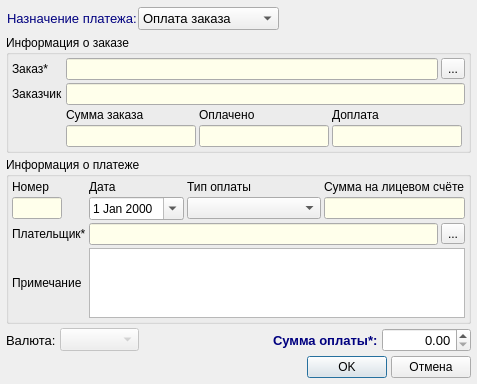
<?xml version="1.0" encoding="UTF-8"?>
<ui version="4.0">
 <class>FormPaymentCard</class>
 <widget class="QDialog" name="FormPaymentCard">
  <property name="geometry">
   <rect>
    <x>0</x>
    <y>0</y>
    <width>477</width>
    <height>369</height>
   </rect>
  </property>
  <property name="windowTitle">
   <string>Карточка оплаты</string>
  </property>
  <layout class="QVBoxLayout" name="verticalLayout_4">
   <property name="spacing">
    <number>4</number>
   </property>
   <property name="leftMargin">
    <number>6</number>
   </property>
   <property name="topMargin">
    <number>6</number>
   </property>
   <property name="rightMargin">
    <number>6</number>
   </property>
   <property name="bottomMargin">
    <number>6</number>
   </property>
   <item>
    <widget class="QWidget" name="widgetPaymentTarget" native="true">
     <layout class="QHBoxLayout" name="horizontalLayout_5">
      <property name="spacing">
       <number>1</number>
      </property>
      <property name="leftMargin">
       <number>1</number>
      </property>
      <property name="topMargin">
       <number>1</number>
      </property>
      <property name="rightMargin">
       <number>1</number>
      </property>
      <property name="bottomMargin">
       <number>1</number>
      </property>
      <item>
       <widget class="QLabel" name="labelTarget">
        <property name="palette">
         <palette>
          <active>
           <colorrole role="WindowText">
            <brush brushstyle="SolidPattern">
             <color alpha="255">
              <red>0</red>
              <green>0</green>
              <blue>127</blue>
             </color>
            </brush>
           </colorrole>
          </active>
          <inactive>
           <colorrole role="WindowText">
            <brush brushstyle="SolidPattern">
             <color alpha="255">
              <red>0</red>
              <green>0</green>
              <blue>127</blue>
             </color>
            </brush>
           </colorrole>
          </inactive>
          <disabled>
           <colorrole role="WindowText">
            <brush brushstyle="SolidPattern">
             <color alpha="255">
              <red>120</red>
              <green>120</green>
              <blue>120</blue>
             </color>
            </brush>
           </colorrole>
          </disabled>
         </palette>
        </property>
        <property name="font">
         <font>
          <pointsize>10</pointsize>
         </font>
        </property>
        <property name="text">
         <string>Назначение платежа:</string>
        </property>
       </widget>
      </item>
      <item>
       <widget class="QComboBox" name="comboBoxPaymentTarget">
        <property name="sizePolicy">
         <sizepolicy hsizetype="Expanding" vsizetype="Fixed">
          <horstretch>0</horstretch>
          <verstretch>0</verstretch>
         </sizepolicy>
        </property>
        <property name="font">
         <font>
          <pointsize>10</pointsize>
         </font>
        </property>
        <item>
         <property name="text">
          <string>Оплата заказа</string>
         </property>
        </item>
        <item>
         <property name="text">
          <string>Пополнение счёта</string>
         </property>
        </item>
       </widget>
      </item>
      <item>
       <spacer name="horizontalSpacerTarget">
        <property name="orientation">
         <enum>Qt::Horizontal</enum>
        </property>
        <property name="sizeType">
         <enum>QSizePolicy::Preferred</enum>
        </property>
        <property name="sizeHint" stdset="0">
         <size>
          <width>238</width>
          <height>20</height>
         </size>
        </property>
       </spacer>
      </item>
     </layout>
    </widget>
   </item>
   <item>
    <widget class="QGroupBox" name="groupBoxOrderInfo">
     <property name="title">
      <string>Информация о заказе</string>
     </property>
     <layout class="QGridLayout" name="gridLayout">
      <property name="leftMargin">
       <number>3</number>
      </property>
      <property name="topMargin">
       <number>3</number>
      </property>
      <property name="rightMargin">
       <number>3</number>
      </property>
      <property name="bottomMargin">
       <number>3</number>
      </property>
      <property name="spacing">
       <number>3</number>
      </property>
      <item row="2" column="2">
       <layout class="QVBoxLayout" name="verticalLayout_2">
        <item>
         <widget class="QLabel" name="label_4">
          <property name="text">
           <string>Оплачено</string>
          </property>
         </widget>
        </item>
        <item>
         <widget class="QLineEdit" name="lineEditPaidAmount">
          <property name="palette">
           <palette>
            <active>
             <colorrole role="Base">
              <brush brushstyle="SolidPattern">
               <color alpha="255">
                <red>255</red>
                <green>255</green>
                <blue>235</blue>
               </color>
              </brush>
             </colorrole>
            </active>
            <inactive>
             <colorrole role="Base">
              <brush brushstyle="SolidPattern">
               <color alpha="255">
                <red>255</red>
                <green>255</green>
                <blue>235</blue>
               </color>
              </brush>
             </colorrole>
            </inactive>
            <disabled>
             <colorrole role="Base">
              <brush brushstyle="SolidPattern">
               <color alpha="255">
                <red>240</red>
                <green>240</green>
                <blue>240</blue>
               </color>
              </brush>
             </colorrole>
            </disabled>
           </palette>
          </property>
          <property name="alignment">
           <set>Qt::AlignRight|Qt::AlignTrailing|Qt::AlignVCenter</set>
          </property>
          <property name="readOnly">
           <bool>true</bool>
          </property>
         </widget>
        </item>
       </layout>
      </item>
      <item row="2" column="3">
       <layout class="QVBoxLayout" name="verticalLayout_3">
        <item>
         <widget class="QLabel" name="label_5">
          <property name="text">
           <string>Доплата</string>
          </property>
         </widget>
        </item>
        <item>
         <widget class="QLineEdit" name="lineEditSurcharge">
          <property name="palette">
           <palette>
            <active>
             <colorrole role="Base">
              <brush brushstyle="SolidPattern">
               <color alpha="255">
                <red>255</red>
                <green>255</green>
                <blue>235</blue>
               </color>
              </brush>
             </colorrole>
            </active>
            <inactive>
             <colorrole role="Base">
              <brush brushstyle="SolidPattern">
               <color alpha="255">
                <red>255</red>
                <green>255</green>
                <blue>235</blue>
               </color>
              </brush>
             </colorrole>
            </inactive>
            <disabled>
             <colorrole role="Base">
              <brush brushstyle="SolidPattern">
               <color alpha="255">
                <red>240</red>
                <green>240</green>
                <blue>240</blue>
               </color>
              </brush>
             </colorrole>
            </disabled>
           </palette>
          </property>
          <property name="alignment">
           <set>Qt::AlignRight|Qt::AlignTrailing|Qt::AlignVCenter</set>
          </property>
          <property name="readOnly">
           <bool>true</bool>
          </property>
         </widget>
        </item>
       </layout>
      </item>
      <item row="0" column="0">
       <widget class="QLabel" name="label">
        <property name="text">
         <string>Заказ*</string>
        </property>
       </widget>
      </item>
      <item row="0" column="1" colspan="4">
       <layout class="QHBoxLayout" name="horizontalLayout_2">
        <item>
         <widget class="QLineEdit" name="lineEditOrder">
          <property name="palette">
           <palette>
            <active>
             <colorrole role="Base">
              <brush brushstyle="SolidPattern">
               <color alpha="255">
                <red>255</red>
                <green>255</green>
                <blue>235</blue>
               </color>
              </brush>
             </colorrole>
            </active>
            <inactive>
             <colorrole role="Base">
              <brush brushstyle="SolidPattern">
               <color alpha="255">
                <red>255</red>
                <green>255</green>
                <blue>235</blue>
               </color>
              </brush>
             </colorrole>
            </inactive>
            <disabled>
             <colorrole role="Base">
              <brush brushstyle="SolidPattern">
               <color alpha="255">
                <red>240</red>
                <green>240</green>
                <blue>240</blue>
               </color>
              </brush>
             </colorrole>
            </disabled>
           </palette>
          </property>
          <property name="readOnly">
           <bool>true</bool>
          </property>
         </widget>
        </item>
        <item>
         <widget class="QToolButton" name="toolButtonSelectOrder">
          <property name="toolTip">
           <string>Выбрать заказ</string>
          </property>
          <property name="text">
           <string>...</string>
          </property>
         </widget>
        </item>
       </layout>
      </item>
      <item row="1" column="0">
       <widget class="QLabel" name="label_2">
        <property name="text">
         <string>Заказчик</string>
        </property>
       </widget>
      </item>
      <item row="1" column="1" colspan="4">
       <widget class="QLineEdit" name="lineEditCustomer">
        <property name="palette">
         <palette>
          <active>
           <colorrole role="Base">
            <brush brushstyle="SolidPattern">
             <color alpha="255">
              <red>255</red>
              <green>255</green>
              <blue>235</blue>
             </color>
            </brush>
           </colorrole>
          </active>
          <inactive>
           <colorrole role="Base">
            <brush brushstyle="SolidPattern">
             <color alpha="255">
              <red>255</red>
              <green>255</green>
              <blue>235</blue>
             </color>
            </brush>
           </colorrole>
          </inactive>
          <disabled>
           <colorrole role="Base">
            <brush brushstyle="SolidPattern">
             <color alpha="255">
              <red>240</red>
              <green>240</green>
              <blue>240</blue>
             </color>
            </brush>
           </colorrole>
          </disabled>
         </palette>
        </property>
        <property name="readOnly">
         <bool>true</bool>
        </property>
       </widget>
      </item>
      <item row="2" column="1">
       <layout class="QVBoxLayout" name="verticalLayout">
        <item>
         <widget class="QLabel" name="label_3">
          <property name="text">
           <string>Сумма заказа</string>
          </property>
         </widget>
        </item>
        <item>
         <widget class="QLineEdit" name="lineEditOrderAmount">
          <property name="palette">
           <palette>
            <active>
             <colorrole role="Base">
              <brush brushstyle="SolidPattern">
               <color alpha="255">
                <red>255</red>
                <green>255</green>
                <blue>235</blue>
               </color>
              </brush>
             </colorrole>
            </active>
            <inactive>
             <colorrole role="Base">
              <brush brushstyle="SolidPattern">
               <color alpha="255">
                <red>255</red>
                <green>255</green>
                <blue>235</blue>
               </color>
              </brush>
             </colorrole>
            </inactive>
            <disabled>
             <colorrole role="Base">
              <brush brushstyle="SolidPattern">
               <color alpha="255">
                <red>240</red>
                <green>240</green>
                <blue>240</blue>
               </color>
              </brush>
             </colorrole>
            </disabled>
           </palette>
          </property>
          <property name="alignment">
           <set>Qt::AlignRight|Qt::AlignTrailing|Qt::AlignVCenter</set>
          </property>
          <property name="readOnly">
           <bool>true</bool>
          </property>
         </widget>
        </item>
       </layout>
      </item>
     </layout>
    </widget>
   </item>
   <item>
    <widget class="QGroupBox" name="groupBoxPayInfo">
     <property name="title">
      <string>Информация о платеже</string>
     </property>
     <layout class="QGridLayout" name="gridLayout_2">
      <property name="leftMargin">
       <number>3</number>
      </property>
      <property name="topMargin">
       <number>3</number>
      </property>
      <property name="rightMargin">
       <number>3</number>
      </property>
      <property name="bottomMargin">
       <number>3</number>
      </property>
      <property name="spacing">
       <number>3</number>
      </property>
      <item row="0" column="0">
       <widget class="QLabel" name="labelDocNum">
        <property name="text">
         <string>Номер</string>
        </property>
       </widget>
      </item>
      <item row="0" column="1">
       <widget class="QLabel" name="label_7">
        <property name="text">
         <string>Дата</string>
        </property>
       </widget>
      </item>
      <item row="0" column="2">
       <widget class="QLabel" name="label_8">
        <property name="text">
         <string>Тип оплаты</string>
        </property>
       </widget>
      </item>
      <item row="0" column="3">
       <widget class="QLabel" name="labelAccountSum">
        <property name="text">
         <string>Сумма на лицевом счёте</string>
        </property>
       </widget>
      </item>
      <item row="1" column="0">
       <widget class="QLineEdit" name="lineEditDocNum">
        <property name="sizePolicy">
         <sizepolicy hsizetype="Preferred" vsizetype="Fixed">
          <horstretch>0</horstretch>
          <verstretch>0</verstretch>
         </sizepolicy>
        </property>
        <property name="maximumSize">
         <size>
          <width>50</width>
          <height>16777215</height>
         </size>
        </property>
        <property name="palette">
         <palette>
          <active>
           <colorrole role="Base">
            <brush brushstyle="SolidPattern">
             <color alpha="255">
              <red>255</red>
              <green>255</green>
              <blue>235</blue>
             </color>
            </brush>
           </colorrole>
          </active>
          <inactive>
           <colorrole role="Base">
            <brush brushstyle="SolidPattern">
             <color alpha="255">
              <red>255</red>
              <green>255</green>
              <blue>235</blue>
             </color>
            </brush>
           </colorrole>
          </inactive>
          <disabled>
           <colorrole role="Base">
            <brush brushstyle="SolidPattern">
             <color alpha="255">
              <red>240</red>
              <green>240</green>
              <blue>240</blue>
             </color>
            </brush>
           </colorrole>
          </disabled>
         </palette>
        </property>
        <property name="readOnly">
         <bool>true</bool>
        </property>
       </widget>
      </item>
      <item row="1" column="1">
       <widget class="QDateEdit" name="dateEditDocDate">
        <property name="calendarPopup">
         <bool>true</bool>
        </property>
       </widget>
      </item>
      <item row="1" column="2">
       <widget class="QComboBox" name="comboBoxPaymentType">
        <property name="sizePolicy">
         <sizepolicy hsizetype="Expanding" vsizetype="Fixed">
          <horstretch>0</horstretch>
          <verstretch>0</verstretch>
         </sizepolicy>
        </property>
       </widget>
      </item>
      <item row="1" column="3">
       <widget class="QLineEdit" name="lineEditAccountSum">
        <property name="sizePolicy">
         <sizepolicy hsizetype="Preferred" vsizetype="Fixed">
          <horstretch>0</horstretch>
          <verstretch>0</verstretch>
         </sizepolicy>
        </property>
        <property name="palette">
         <palette>
          <active>
           <colorrole role="Base">
            <brush brushstyle="SolidPattern">
             <color alpha="255">
              <red>255</red>
              <green>255</green>
              <blue>235</blue>
             </color>
            </brush>
           </colorrole>
          </active>
          <inactive>
           <colorrole role="Base">
            <brush brushstyle="SolidPattern">
             <color alpha="255">
              <red>255</red>
              <green>255</green>
              <blue>235</blue>
             </color>
            </brush>
           </colorrole>
          </inactive>
          <disabled>
           <colorrole role="Base">
            <brush brushstyle="SolidPattern">
             <color alpha="255">
              <red>240</red>
              <green>240</green>
              <blue>240</blue>
             </color>
            </brush>
           </colorrole>
          </disabled>
         </palette>
        </property>
        <property name="alignment">
         <set>Qt::AlignRight|Qt::AlignTrailing|Qt::AlignVCenter</set>
        </property>
        <property name="readOnly">
         <bool>true</bool>
        </property>
       </widget>
      </item>
      <item row="2" column="0">
       <widget class="QLabel" name="labelPayeer">
        <property name="text">
         <string>Плательщик*</string>
        </property>
       </widget>
      </item>
      <item row="2" column="1" colspan="3">
       <layout class="QHBoxLayout" name="horizontalLayout_3">
        <item>
         <widget class="QLineEdit" name="lineEditPayer">
          <property name="palette">
           <palette>
            <active>
             <colorrole role="Base">
              <brush brushstyle="SolidPattern">
               <color alpha="255">
                <red>255</red>
                <green>255</green>
                <blue>235</blue>
               </color>
              </brush>
             </colorrole>
            </active>
            <inactive>
             <colorrole role="Base">
              <brush brushstyle="SolidPattern">
               <color alpha="255">
                <red>255</red>
                <green>255</green>
                <blue>235</blue>
               </color>
              </brush>
             </colorrole>
            </inactive>
            <disabled>
             <colorrole role="Base">
              <brush brushstyle="SolidPattern">
               <color alpha="255">
                <red>240</red>
                <green>240</green>
                <blue>240</blue>
               </color>
              </brush>
             </colorrole>
            </disabled>
           </palette>
          </property>
          <property name="readOnly">
           <bool>true</bool>
          </property>
         </widget>
        </item>
        <item>
         <widget class="QToolButton" name="toolButtonSelectPayer">
          <property name="toolTip">
           <string>Выбрать плательщика</string>
          </property>
          <property name="text">
           <string>...</string>
          </property>
         </widget>
        </item>
       </layout>
      </item>
      <item row="3" column="0">
       <widget class="QLabel" name="label_10">
        <property name="text">
         <string>Примечание</string>
        </property>
       </widget>
      </item>
      <item row="3" column="1" colspan="3">
       <widget class="QPlainTextEdit" name="plainTextEdit">
        <property name="sizePolicy">
         <sizepolicy hsizetype="Expanding" vsizetype="Expanding">
          <horstretch>0</horstretch>
          <verstretch>0</verstretch>
         </sizepolicy>
        </property>
       </widget>
      </item>
     </layout>
    </widget>
   </item>
   <item>
    <layout class="QHBoxLayout" name="horizontalLayout_4">
     <item>
      <widget class="QLabel" name="labelCurrency">
       <property name="sizePolicy">
        <sizepolicy hsizetype="Maximum" vsizetype="Preferred">
         <horstretch>0</horstretch>
         <verstretch>0</verstretch>
        </sizepolicy>
       </property>
       <property name="font">
        <font>
         <pointsize>10</pointsize>
        </font>
       </property>
       <property name="text">
        <string>Валюта:</string>
       </property>
      </widget>
     </item>
     <item>
      <widget class="QComboBox" name="comboBoxCurrencies">
       <property name="enabled">
        <bool>false</bool>
       </property>
       <property name="font">
        <font>
         <pointsize>10</pointsize>
        </font>
       </property>
      </widget>
     </item>
     <item>
      <spacer name="horizontalSpacer_2">
       <property name="orientation">
        <enum>Qt::Horizontal</enum>
       </property>
       <property name="sizeType">
        <enum>QSizePolicy::Expanding</enum>
       </property>
       <property name="sizeHint" stdset="0">
        <size>
         <width>20</width>
         <height>20</height>
        </size>
       </property>
      </spacer>
     </item>
     <item>
      <widget class="QLabel" name="label_11">
       <property name="sizePolicy">
        <sizepolicy hsizetype="Maximum" vsizetype="Preferred">
         <horstretch>0</horstretch>
         <verstretch>0</verstretch>
        </sizepolicy>
       </property>
       <property name="palette">
        <palette>
         <active>
          <colorrole role="WindowText">
           <brush brushstyle="SolidPattern">
            <color alpha="255">
             <red>0</red>
             <green>0</green>
             <blue>127</blue>
            </color>
           </brush>
          </colorrole>
         </active>
         <inactive>
          <colorrole role="WindowText">
           <brush brushstyle="SolidPattern">
            <color alpha="255">
             <red>0</red>
             <green>0</green>
             <blue>127</blue>
            </color>
           </brush>
          </colorrole>
         </inactive>
         <disabled>
          <colorrole role="WindowText">
           <brush brushstyle="SolidPattern">
            <color alpha="255">
             <red>120</red>
             <green>120</green>
             <blue>120</blue>
            </color>
           </brush>
          </colorrole>
         </disabled>
        </palette>
       </property>
       <property name="font">
        <font>
         <pointsize>10</pointsize>
         <weight>75</weight>
         <bold>true</bold>
        </font>
       </property>
       <property name="text">
        <string>Сумма оплаты*:</string>
       </property>
      </widget>
     </item>
     <item>
      <widget class="QDoubleSpinBox" name="doubleSpinBoxPaymentSum">
       <property name="sizePolicy">
        <sizepolicy hsizetype="Preferred" vsizetype="Fixed">
         <horstretch>0</horstretch>
         <verstretch>0</verstretch>
        </sizepolicy>
       </property>
       <property name="font">
        <font>
         <pointsize>10</pointsize>
        </font>
       </property>
       <property name="alignment">
        <set>Qt::AlignRight|Qt::AlignTrailing|Qt::AlignVCenter</set>
       </property>
       <property name="keyboardTracking">
        <bool>true</bool>
       </property>
       <property name="maximum">
        <double>16777215.000000000000000</double>
       </property>
      </widget>
     </item>
    </layout>
   </item>
   <item>
    <layout class="QHBoxLayout" name="horizontalLayout">
     <item>
      <spacer name="horizontalSpacer">
       <property name="orientation">
        <enum>Qt::Horizontal</enum>
       </property>
       <property name="sizeHint" stdset="0">
        <size>
         <width>40</width>
         <height>20</height>
        </size>
       </property>
      </spacer>
     </item>
     <item>
      <widget class="QPushButton" name="pushButtonOK">
       <property name="text">
        <string>OK</string>
       </property>
      </widget>
     </item>
     <item>
      <widget class="QPushButton" name="pushButtonCancel">
       <property name="text">
        <string>Отмена</string>
       </property>
      </widget>
     </item>
    </layout>
   </item>
  </layout>
 </widget>
 <resources/>
 <connections/>
</ui>
